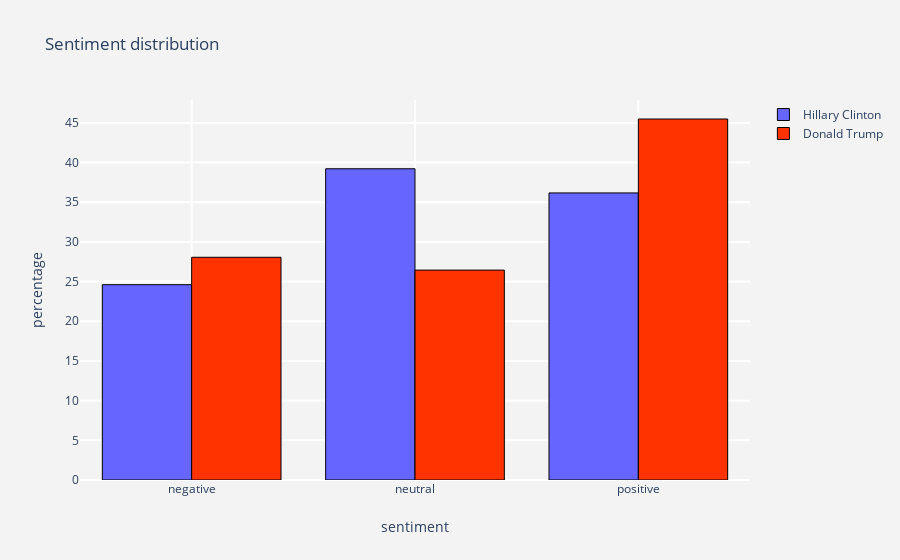

Notebook code cell kept with this figure:
### Code cell
sent_dist = pd.crosstab(tweets[tweets["is_retweet"] == 
                               False]["sentiment"],
                        tweets[tweets["is_retweet"] ==
                               False]["handle"]).apply(lambda r:
                                                       r/r.sum()*100,axis = 0)

sent_dist = sent_dist.reset_index()
t1 = go.Bar(x = sent_dist["sentiment"],y = sent_dist["HillaryClinton"],
            name = "Hillary Clinton",
            marker = dict(line = dict(width = 1,color = "#000000"),color = "#6666FF"))

t2 = go.Bar(x = sent_dist["sentiment"],y = sent_dist["realDonaldTrump"],
           name = "Donald Trump",
           marker = dict(line = dict(width = 1,color = "#000000"),color = "#FF3300"))

layout = go.Layout(dict(title = "Sentiment distribution",
                        plot_bgcolor  = "rgb(243,243,243)",
                        paper_bgcolor = "rgb(243,243,243)",
                        xaxis = dict(gridcolor = 'rgb(255, 255, 255)',
                                     gridwidth = 2,title = "sentiment"),
                        yaxis = dict(gridcolor = 'rgb(255, 255, 255)',
                                     gridwidth = 2,title = "percentage"),
                        )
                  )
fig = go.Figure(data = [t1,t2],layout = layout)
py.iplot(fig)

### Figure 1 — Plotly figure (JSON) as saved in the notebook; plotly's stock layout.template omitted (floating-point values rounded to 4 significant figures)
{"data": [{"marker": {"color": "#6666FF", "line": {"color": "#000000", "width": 1}}, "name": "Hillary Clinton", "type": "bar", "x": ["negative", "neutral", "positive"], "y": [24.61, 39.22, 36.17]}, {"marker": {"color": "#FF3300", "line": {"color": "#000000", "width": 1}}, "name": "Donald Trump", "type": "bar", "x": ["negative", "neutral", "positive"], "y": [28.06, 26.45, 45.49]}], "layout": {"paper_bgcolor": "rgb(243,243,243)", "plot_bgcolor": "rgb(243,243,243)", "title": {"text": "Sentiment distribution"}, "xaxis": {"gridcolor": "rgb(255, 255, 255)", "gridwidth": 2, "title": {"text": "sentiment"}}, "yaxis": {"gridcolor": "rgb(255, 255, 255)", "gridwidth": 2, "title": {"text": "percentage"}}}}
